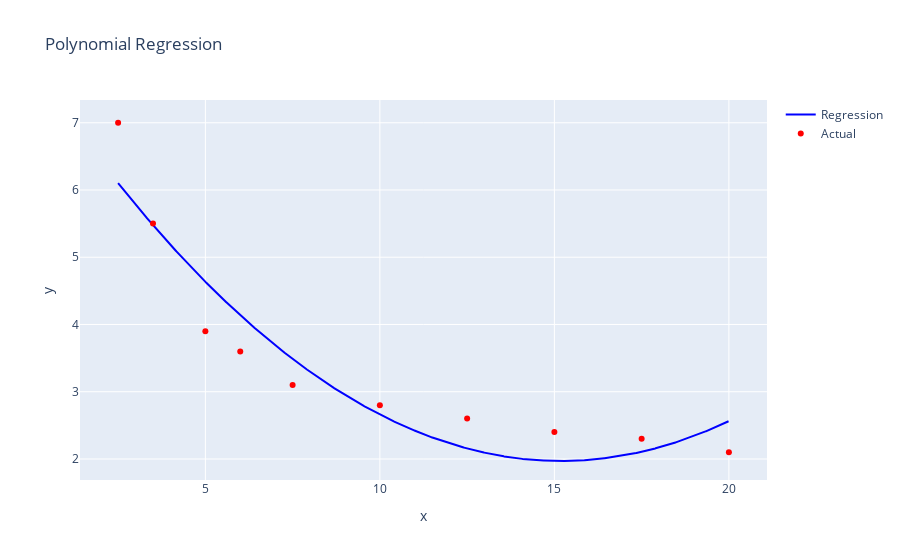

The code cell stored with this chart in its notebook:
### Code cell
plot1 = go.Scatter(
    x=plot_data_regression["x_x"],
    y=plot_data_regression["regression"],
    mode='lines',
    line_color='blue',
    name="Regression",
)
plot2 = go.Scatter(
    x=plot_data_regression['x_y'],
    y=plot_data_regression["y"],
    mode='markers',
    line=dict(color="red"),
    name="Actual",
)

fig = go.Figure(data=plot1)
fig.add_trace(plot2)

fig.update_layout(
    title="Polynomial Regression",
    xaxis_title="x",
    yaxis_title="y",
)

fig.show()

### Figure 1 — Plotly figure (JSON) as saved in the notebook; plotly's stock layout.template omitted (floating-point values rounded to 4 significant figures; data arrays with more than 128 entries replaced by an {"elided": "..."} marker saying what was removed)
{"data": [{"line": {"color": "blue"}, "mode": "lines", "name": "Regression", "x": {"elided": "1759 float values"}, "y": {"elided": "1759 float values"}, "type": "scatter"}, {"line": {"color": "red"}, "mode": "markers", "name": "Actual", "x": {"elided": "1759 float values"}, "y": {"elided": "1759 float values"}, "type": "scatter"}], "layout": {"title": {"text": "Polynomial Regression"}, "xaxis": {"title": {"text": "x"}}, "yaxis": {"title": {"text": "y"}}}}
